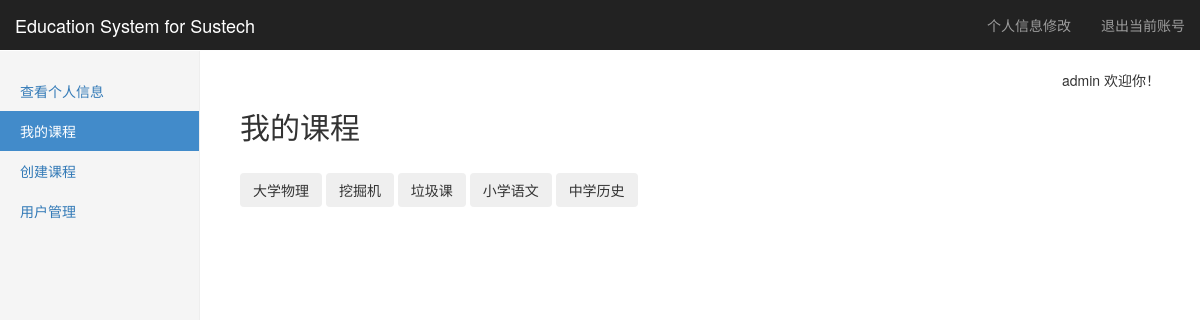
Page /course (signed in) on the earlier database version.
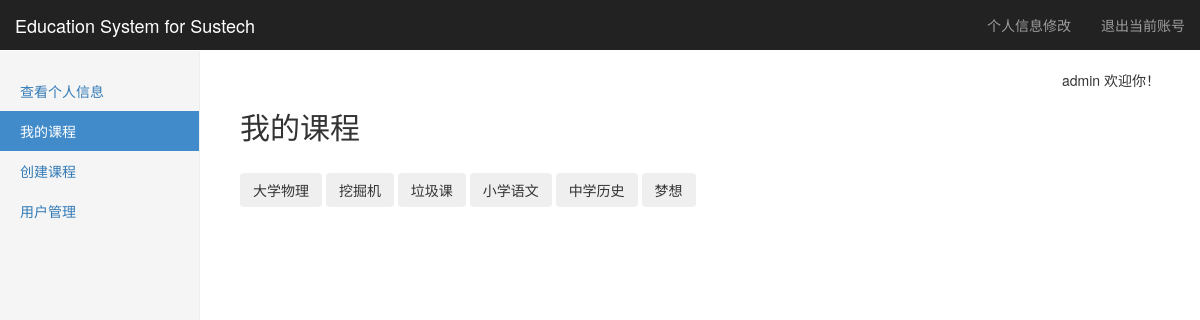
Same page on the later database version.
### tables this page shows
CREATE TABLE "course" (
	`courseid`	INTEGER NOT NULL PRIMARY KEY AUTOINCREMENT,
	`teacherid`	int,
	`name`	string NOT NULL,
	`term`	string,
	`time`	string,
	`intro`	string
);

### Listener.py (the view, shortened to what this page needs)
@app.route(course_url, methods=['GET', 'POST'])
def course():
    Course= SQL_Course(get_db())
    if not (session.get('login') and session.get('username') and session.get('privilege')):
        return redirect(url_for('logout'))
    username = session['username']
    p = session['privilege']
    sidebar = GetSideBar(GetBar(p), '我的课程')
    if(p==1):
        mycourse=Course.SearchCourse_1(username)
    elif(p==2):
        mycourse=Course.SearchCourse_2(username)
    elif(p==3):
        mycourse=Course.SearchCourse_3()
    else:
        return redirect(url_for('logout'))
    xcourse=request.args.get('course','')
    seek=False
    if(len(mycourse)!=0):
        for i in mycourse:
            if(i['name']==xcourse):
                seek=True
                break
    if(seek==False):
        return render_template("course.html", username=username, sidebar=sidebar, mycourse=mycourse,p=p)

### Config/Link_db.py (called while the page is built)
    def select(self,sql):
        try:
            self.__cursor.execute(sql)
            data = self.__cursor.fetchall()
            return data
        except:
            print("Error: unable to fecth data with sql query: "+sql)
            return False

    def close(self):
        if(self.__db!=None):
            self.__db.close()

### Listener.py (called while the page is built)
def get_db():   #使用flask的g对象，每次访问都会有个独立的g对象，保证线程的数据库操作的安全
    if not hasattr(g, 'db'):
        g.db = Link_db()
    return g.db

def GetBar(privilege):  #根据用户privilege返回不同的sidebar
    if(privilege==3):
        return adminbar
    elif(privilege==2):
        return teacherbar
    elif(privilege==1):
        return studentbar

### SQL_libarary/Func_lib.py (called while the page is built)
def GetSideBar(sidebar,activebar=None): #对sidebar进行整理并返回整理好的元组
    result=[]
    for key in sidebar:
        bar1={}
        bar1['name']=key
        bar1['href']=sidebar[key]
        if(activebar==key):
            bar1['active']='active'
        result.append(bar1)
    return result

### templates/course.html (shortened to what this page needs)
{% extends "layout.html" %}
{% block body %}
<h2>我的课程</h2>
<br/>
{% for course in mycourse %}
<button class="btn" onclick="go('{{ course.name }}');">{{ course.name }}</button>
{% else %}
<p>还未选过课</p>
<button class="btn btn-primary" onclick="window.location.href='/course/select';">现在去选课</button>
{% endfor %}
{% endblock %}

Differences in the rows shown:
added course: name "梦想"
